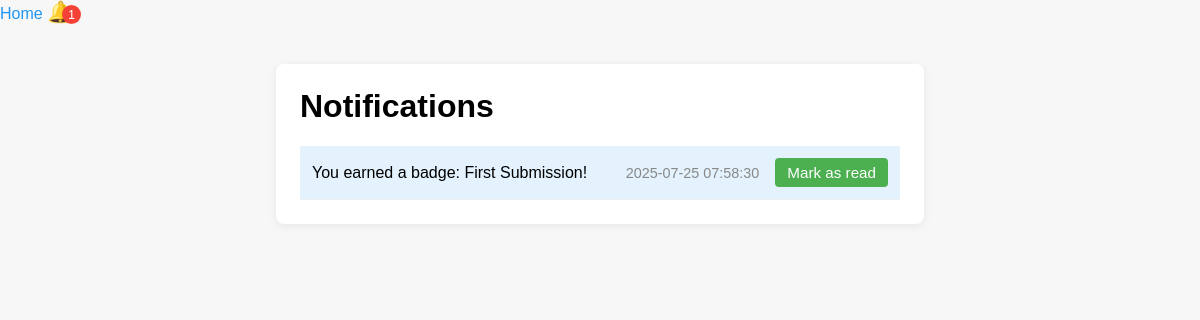
The page /notifications (signed in) on the database as committed earlier.
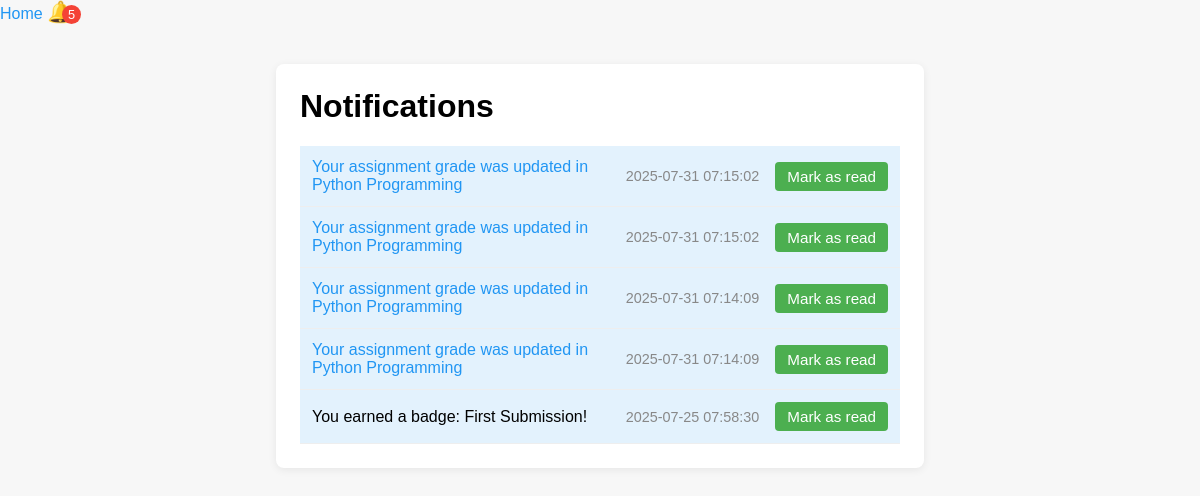
The same page on the database as committed later.
### tables this page shows
CREATE TABLE notifications
             (id INTEGER PRIMARY KEY, user_id INTEGER, message TEXT, link TEXT, is_read INTEGER DEFAULT 0, created_at TIMESTAMP DEFAULT CURRENT_TIMESTAMP);

### app.py (the view)
@app.route('/notifications')
@login_required
def notifications():
    conn = sqlite3.connect('database.db')
    c = conn.cursor()
    c.execute('SELECT id, message, link, is_read, created_at FROM notifications WHERE user_id = ? ORDER BY created_at DESC', (current_user.id,))
    notifications = c.fetchall()
    c.execute('SELECT COUNT(*) FROM notifications WHERE user_id = ? AND is_read = 0', (current_user.id,))
    unread_notifications_count = c.fetchone()[0]
    conn.close()
    return render_template('notifications.html', notifications=notifications, unread_notifications_count=unread_notifications_count)

### app.py (called while the page is built, shortened)
@login_manager.user_loader
def load_user(user_id):
    conn = sqlite3.connect('database.db')
    c = conn.cursor()
    c.execute('SELECT id, username, role FROM users WHERE id = ?', (user_id,))
    user_data = c.fetchone()
    conn.close()
    if user_data:
        return User(user_data[0], user_data[1], user_data[2])
    return None

@app.context_processor
def inject_user_logo():
    return {'user_logo': None}

### templates/notifications.html (shortened to what this page needs)
<!DOCTYPE html>
<html lang="en">
<head>
</head>
<body>
    <nav>
        <a href="/">Home</a>
        <a href="/notifications" style="position:relative;">
            <span style="font-size:1.3em;">🔔</span>
            {% if unread_notifications_count and unread_notifications_count > 0 %}
                <span style="position:absolute;top:0;right:-8px;background:#f44336;color:white;border-radius:50%;padding:2px 6px;font-size:0.8em;">{{ unread_notifications_count }}</span>
            {% endif %}
        </a>
    </nav>
    <main>
        <h1>Notifications</h1>
        {% if notifications %}
            {% for n in notifications %}
                <div class="notification{% if not n[3] %} unread{% endif %}">
                    <div class="message">
                        {% if n[2] %}
                            <a href="{{ n[2] }}">{{ n[1] }}</a>
                        {% else %}
                            {{ n[1] }}
                        {% endif %}
                    </div>
                    <div class="created">{{ n[4] }}</div>
                    {% if not n[3] %}
                        <form method="POST" action="{{ url_for('mark_notification_read', notification_id=n[0]) }}" style="display:inline;">
                            <button type="submit" class="mark-read">Mark as read</button>
                        </form>
                    {% endif %}
                </div>
            {% endfor %}
        {% else %}
            <p>No notifications.</p>
        {% endif %}
    </main>
</body>
</html>

### templates/notifications.html (style rules this page uses)
body { font-family: Arial, sans-serif; background: #f7f7f7; margin: 0; padding: 0; }
main { max-width: 600px; margin: 40px auto; background: white; border-radius: 8px; box-shadow: 0 2px 8px rgba(0,0,0,0.07); padding: 24px; }
h1 { margin-top: 0; }
.notification { padding: 12px; border-bottom: 1px solid #eee; display: flex; align-items: center; }
.notification.unread { background: #e3f2fd; }
.message { flex: 1; }
.created { color: #888; font-size: 0.9em; margin-left: 12px; }
.mark-read { background: #4CAF50; color: white; border: none; border-radius: 4px; padding: 6px 12px; margin-left: 16px; cursor: pointer; font-size: 0.95em; }
a { color: #2196F3; text-decoration: none; }

Rows that differ between the two databases and show on the page:
added notifications: message "Your assignment grade was updated in Python Programming", created_at "2025-07-31 07:15:02"
added notifications: message "Your assignment grade was updated in Python Programming", created_at "2025-07-31 07:15:02"
added notifications: message "Your assignment grade was updated in Python Programming", created_at "2025-07-31 07:14:09"
added notifications: message "Your assignment grade was updated in Python Programming", created_at "2025-07-31 07:14:09"
Other text that changed with them:
{{ unread_notifications_count }}: "1" → "5"
